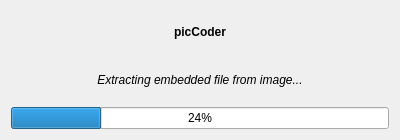
<?xml version="1.0" encoding="UTF-8"?>
<ui version="4.0">
 <class>progressBarDlg</class>
 <widget class="QDialog" name="progressBarDlg">
  <property name="windowModality">
   <enum>Qt::NonModal</enum>
  </property>
  <property name="geometry">
   <rect>
    <x>0</x>
    <y>0</y>
    <width>400</width>
    <height>140</height>
   </rect>
  </property>
  <property name="minimumSize">
   <size>
    <width>400</width>
    <height>140</height>
   </size>
  </property>
  <property name="maximumSize">
   <size>
    <width>400</width>
    <height>140</height>
   </size>
  </property>
  <property name="windowTitle">
   <string>picCoder Progress</string>
  </property>
  <property name="autoFillBackground">
   <bool>false</bool>
  </property>
  <layout class="QVBoxLayout" name="verticalLayout">
   <item>
    <widget class="QLabel" name="progBarLbl">
     <property name="font">
      <font>
       <weight>75</weight>
       <bold>true</bold>
      </font>
     </property>
     <property name="text">
      <string>picCoder</string>
     </property>
     <property name="alignment">
      <set>Qt::AlignCenter</set>
     </property>
    </widget>
   </item>
   <item>
    <widget class="QLabel" name="progBarNote">
     <property name="font">
      <font>
       <italic>true</italic>
      </font>
     </property>
     <property name="text">
      <string>Extracting embedded file from image...</string>
     </property>
     <property name="alignment">
      <set>Qt::AlignCenter</set>
     </property>
    </widget>
   </item>
   <item>
    <widget class="QProgressBar" name="progressBar">
     <property name="autoFillBackground">
      <bool>false</bool>
     </property>
     <property name="value">
      <number>24</number>
     </property>
    </widget>
   </item>
  </layout>
 </widget>
 <resources/>
 <connections/>
</ui>
